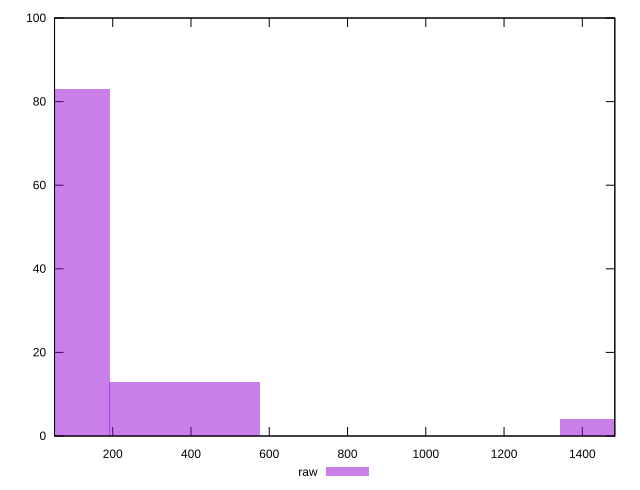

Recreate this plot in gnuplot.
reset

$raw <<EOF
1534.2911717400868 4
383.5727929350217 13
0 83
EOF

set key outside below
set boxwidth 383.5727929350217
set xrange [51.333999999999996:1483.0430000000001]
set yrange [0:100]
set trange [0:100]
set style fill transparent solid 0.5 noborder
set terminal svg size 640, 490 enhanced background rgb 'white'
set output "reports/report_00027_2021-02-24T12-40-31.850Z/server-response-time/samples/astro/raw/histogram.svg"

plot $raw title "raw" with boxes

reset
